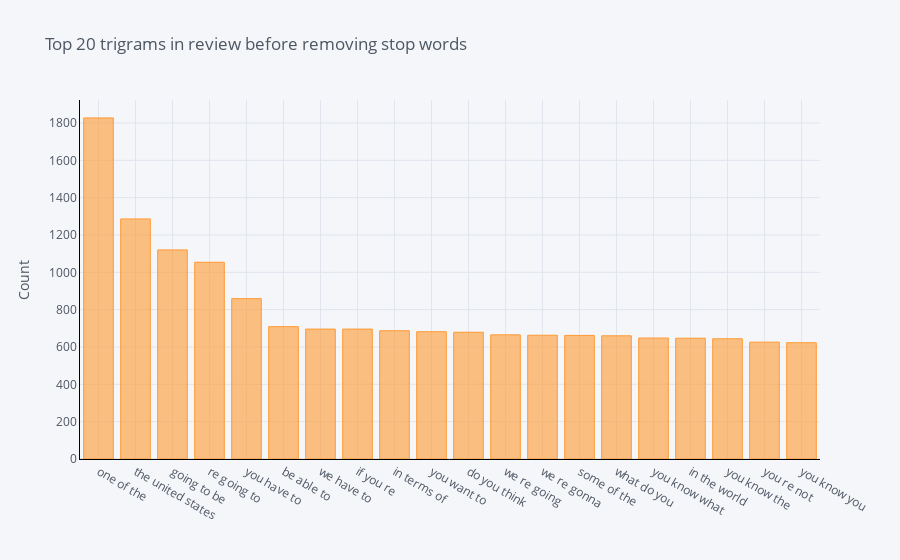

The cell this chart's notebook holds for it:
### Markdown cell above
## The distribution of Top trigrams before removing stop words

### Code cell
def get_top_n_trigram(corpus, n=None):
    vec = CountVectorizer(ngram_range=(3, 3)).fit(corpus)
    bag_of_words = vec.transform(corpus)
    sum_words = bag_of_words.sum(axis=0) 
    words_freq = [(word, sum_words[0, idx]) for word, idx in vec.vocabulary_.items()]
    words_freq =sorted(words_freq, key = lambda x: x[1], reverse=True)
    return words_freq[:n]
common_words = get_top_n_trigram(df['text'], 20)
df5 = pd.DataFrame(common_words, columns = ['text' , 'count'])
df5
df5.groupby('text').sum()['count'].sort_values(ascending=False).iplot(
    kind='bar', yTitle='Count', linecolor='black', title='Top 20 trigrams in review before removing stop words')

### Figure 1 — Plotly figure (JSON) as saved in the notebook; plotly's stock layout.template omitted (floating-point values rounded to 4 significant figures)
{"data": [{"marker": {"color": "rgba(255, 153, 51, 0.6)", "line": {"color": "rgba(255, 153, 51, 1.0)", "width": 1}}, "name": "count", "orientation": "v", "text": "", "type": "bar", "x": ["one of the", "the united states", "going to be", "re going to", "you have to", "be able to", "we have to", "if you re", "in terms of", "you want to", "do you think", "we re going", "we re gonna", "some of the", "what do you", "you know what", "in the world", "you know the", "you re not", "you know you"], "y": [1827, 1286, 1120, 1054, 859, 709, 696, 696, 687, 682, 679, 665, 663, 662, 660, 648, 647, 644, 626, 623]}], "layout": {"legend": {"bgcolor": "#F5F6F9", "font": {"color": "#4D5663"}}, "paper_bgcolor": "#F5F6F9", "plot_bgcolor": "#F5F6F9", "title": {"font": {"color": "#4D5663"}, "text": "Top 20 trigrams in review before removing stop words"}, "xaxis": {"gridcolor": "#E1E5ED", "linecolor": "black", "showgrid": true, "tickfont": {"color": "#4D5663"}, "title": {"font": {"color": "#4D5663"}, "text": ""}, "zerolinecolor": "#E1E5ED"}, "yaxis": {"gridcolor": "#E1E5ED", "linecolor": "black", "showgrid": true, "tickfont": {"color": "#4D5663"}, "title": {"font": {"color": "#4D5663"}, "text": "Count"}, "zerolinecolor": "#E1E5ED"}}}
